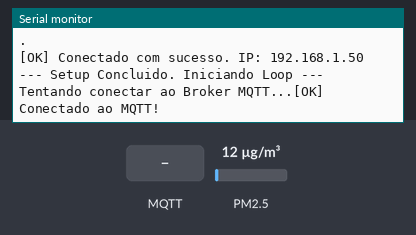
Bench run of a sketch on a simulated ESP32. Shown: the last lines printed to the serial monitor. Inputs (shaded band) come from the test bench; at power-on: PM2.5 12 µg/m³. WiFi joins after 1.5 s; servers stay silent unless stated; the local clock reads 2024-03-15 10:24:30 at power-on unless the sketch sets it; no MQTT or app messages arrive unless stated; not simulated (calls return 0 or success): secrets.h; names the files do not define were given values by the test bench: SECRET_MQTT_PORT = 1883.

Above: at 2.7 s.
2.8 s: MQTT message "1" arrives on the first subscribed topic
At 3.2 s:
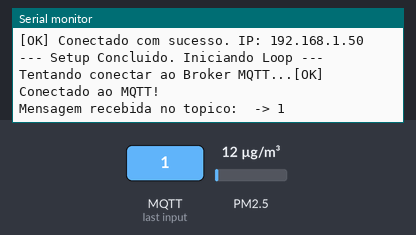
6.9 s: MQTT message "on" arrives on the first subscribed topic
At 7.4 s:
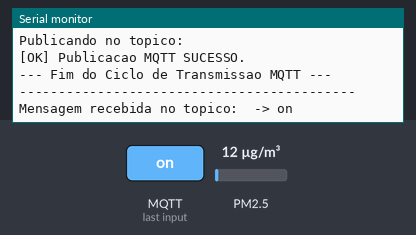
8.4 s: MQTT message "off" arrives on the first subscribed topic
At 9.6 s:
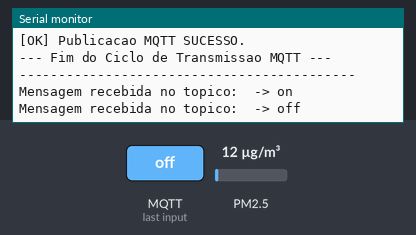
9.9 s: PM2.5 set to 6 µg/m³
At 12.2 s:
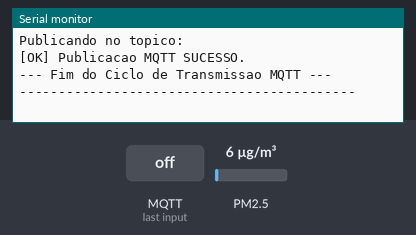

Measured:
- after the input at 2.8 s, the serial monitor: prints a new line at once (image 1)
- after the input at 6.9 s, the serial monitor: prints a new line at once (image 2)
- after the input at 8.4 s, the serial monitor: prints a new line at once (image 3)
- after the input at 9.9 s, the serial monitor: prints a new line after 1.7 s (image 4)

The sketch:

sensor_pm25.ino
```cpp
#include <WiFi.h>
#include <PubSubClient.h>
#include "time.h"
#include <ArduinoJson.h>
#include <PMS.h>
#include "secrets.h" /

// ----------------------------------------------------------------------------------
// --- DEFINIÇÃO DE ESTRUTURAS ---
// ----------------------------------------------------------------------------------

/**
 * @brief Estrutura para armazenar as medições do sensor (já calibradas).
 */
typedef struct {
  float pm25; // Concentração de PM2.5 em µg/m³
} Medidas_t;

/**
 * @brief Estrutura para armazenar as regras de calibração.
 */
struct Regra {
  float fator;
  float offset;
};

// ----------------------------------------------------------------------------------
// --- Regras de Conversão (Fator e Offset) ---
// ----------------------------------------------------------------------------------

// Variáveis constantes para calibração/ajuste dos dados
const Regra REGRA_PM25 = { .fator = 1, .offset = 0 };

/**
 * @brief Aplica o fator e o offset para corrigir/calibrar o valor lido.
 */
float converterValor(float valor_lido, const Regra& regra) {
  return (valor_lido * regra.fator) + regra.offset;
}

// ----------------------------------------------------------------------------------
// --- Variaveis Globais e Configuração de Hardware ---
// ----------------------------------------------------------------------------------
TaskHandle_t taskColeta;
TaskHandle_t taskMonWiFi;
SemaphoreHandle_t mutex;

Medidas_t med;
DynamicJsonDocument post(1024);

String mqttClientId;
String uid; // Armazena o MAC Address

// Configs do Wi-Fi (USANDO SECRETS.H)
const char* ssid = SECRET_SSID;
const char* pwd = SECRET_PWD;

// Configs do Servidor MQTT (USANDO SECRETS.H)
const char* mqtt_server = SECRET_MQTT_SERVER;
const int mqtt_port = SECRET_MQTT_PORT;
const char* mqtt_topic = SRECET_MQTT_TOPIC; // Tópico é público, pode ficar aqui

// Configs do servidor NTP (USANDO SECRETS.H)
const char* ntpServer = SECRET_NTP_SERVER;
long gmtOffset_sec = -3 * 3600;
int daylight_sec = 0;

time_t now;
struct tm timeinfo;

const long INTERVALO_ENVIO_MS = 5000;
unsigned long proxEnvio = 0;

WiFiClient wclient;
PubSubClient mqttClient(wclient);

// --- Configuração dos Pinos do Sensor PMSX003 ---
#define PMS_RX_PIN 23 // RX do ESP32
#define PMS_TX_PIN 19 // TX do ESP32

PMS pms(Serial2);
PMS::DATA pmsData;

/**
 * @brief Task de Coleta de Dados (Leitura Real do Sensor)
 * Roda no Core 0. Coleta dados, aplica conversão e armazena.
 */
void tColeta(void *pvParameters)
{
  Serial.println(">>> Task de Coleta de Dados Iniciada (Core 0)");

  while(true){

    if (pms.readUntil(pmsData, 100)) {

      if (xSemaphoreTake(mutex, portMAX_DELAY) == pdTRUE) {
        float raw_pm25 = pmsData.PM_AE_UG_2_5;
        med.pm25  = converterValor(raw_pm25, REGRA_PM25);

        xSemaphoreGive(mutex);
      }
    } else {
      Serial.println("[WARN] Falha ao ler o sensor PMS (pms.readUntil() falhou).");
    }

    vTaskDelay(pdMS_TO_TICKS(1000)); // Espera 1 segundo para a próxima leitura
  }
}

/**
 * @brief Tenta conectar o ESP32 ao Wi-Fi com tempo limite e diagnostico.
 */
void connectWiFi()
{
  Serial.print("Conectando o WiFI ");
  WiFi.begin(ssid, pwd);

  int cont = 0;
  while(WiFi.status() != WL_CONNECTED && cont < 60)
  {
    vTaskDelay(pdMS_TO_TICKS(500));
    Serial.print(".");
    cont++;
  }

  if (WiFi.status() == WL_CONNECTED) {
    Serial.println("");
    Serial.print("[OK] Conectado com sucesso. IP: ");
    Serial.println(WiFi.localIP());
  } else {
    Serial.println("");
    Serial.print("[FAIL] Falha na conexao apos tempo limite. Status do Wi-Fi: ");
    Serial.println(WiFi.status());
  }
}

/**
 * @brief Task Monitor de Internet
 */
void tMonWiFi(void *pvParameters)
{
  Serial.println(">>> Task Monitor de Internet Iniciada (Core 1)");
  while(true){
    if (WiFi.status() != WL_CONNECTED) {
      Serial.println("[FAIL] Wi-Fi desconectado. Tentando reconectar...");
      connectWiFi(); // Tenta reconectar
    }
    vTaskDelay(pdMS_TO_TICKS(30000));
  }
}

/**
 * @brief Sincroniza a hora usando o servidor NTP.
 */
void sincronizaTempo(void)
{
  Serial.print("Sincronizando tempo via NTP...");
  configTime(gmtOffset_sec, daylight_sec, ntpServer);

  // Tenta obter a hora com timeout de 10 segundos
  if (!getLocalTime(&timeinfo, 10000))
  {
    Serial.println("[FAIL] Erro ao acessar o servidor NTP.");
  }
  else
  {
    Serial.print("[OK] Data/Hora Configurada: ");
    Serial.println(&timeinfo, "%A, %d de %B de %Y %H:%M:%S");
  }
}

/**
 * @brief Tenta conectar ou reconectar ao Broker MQTT.
 */
void connectMqtt() {
  if (WiFi.status() != WL_CONNECTED) return;

  if (!mqttClient.connected()) {
    Serial.print("Tentando conectar ao Broker MQTT...");

    if (mqttClient.connect(mqttClientId.c_str())) {
      Serial.println("[OK] Conectado ao MQTT!");

      mqttClient.subscribe(mqtt_topic);
    } else {
      Serial.print("[FAIL] Falha na conexao MQTT. Estado: ");
      Serial.print(mqttClient.state());
      Serial.println(". Tentando novamente em 5s.");
    }
  }
}

/**
 * @brief Funcao Callback para mensagens MQTT recebidas (Assinatura)
 */
void callback(char* topic, byte* message, unsigned int length){
  String msg;
  Serial.print("Mensagem recebida no topico: ");
  Serial.print(topic);
  Serial.print(" -> ");

  for (int i = 0; i<length; i++){
    msg += (char)message[i];
  }
  Serial.println(msg);
}

/**
 * @brief Monta e serializa o JSON payload com base nas medidas e informações da estação.
 */
String montarJsonPayload(const Medidas_t& dados, const struct tm& timeinfo, const String& station_uid) {
    post.clear();

    char timeBuffer[20];
    strftime(timeBuffer, sizeof(timeBuffer), "%Y-%m-%d %H:%M:%S", &timeinfo);

    // Popula o objeto JSON
    post["uid"] = station_uid;
    post["unixtime"] = time(&now);
    post["timestamp"] = timeBuffer;
    post["pm25"] = dados.pm25;

    String json_payload;
    serializeJson(post, json_payload);

    return json_payload;
}

void setup() {
  randomSeed(analogRead(0));
  Serial.begin(115200);
  Serial.println("\n--- Inicializacao do Sistema ESP32 MQTT PMS ---");

  // Inicia a comunicação Serial2 com o sensor PMS
  Serial2.begin(9600, SERIAL_8N1, PMS_RX_PIN, PMS_TX_PIN);
  Serial.println("[OK] Serial2 para PMS inicializada nos pinos RX=23 e TX=19.");

  // 0. Configura o cliente MQTT
  mqttClient.setServer(mqtt_server, mqtt_port);
  mqttClient.setCallback(callback);

  // 1. Criacao do Mutex
  mutex = xSemaphoreCreateMutex();
  if (mutex == NULL) {
    Serial.println("Fatal Error: Erro ao criar o mutex");
    return;
  }

  // 2. Criacao da Task de Coleta (Core 0 - Leitura de Hardware)
  xTaskCreatePinnedToCore(
    tColeta,
    "TaskColeta",
    4096,
    NULL,
    2,
    &taskColeta,
    0
  );

  // 3. Inicializacao do Wi-Fi e Criacao da Task Monitor (Core 1 - Comunicação)
  WiFi.begin(ssid, pwd);

  xTaskCreatePinnedToCore(
    tMonWiFi,
    "MonitoraWiFi",
    4096,
    NULL,
    1,
    &taskMonWiFi,
    1
  );

  // 4. Conexao inicial, Obtenção do MAC e Sincronizacao do tempo
  connectWiFi();

  // BLOCO PARA OBTER O MAC ADDRESS (usado como UID)
  if (WiFi.status() == WL_CONNECTED) {
    uid = WiFi.macAddress();
    uid.replace(":", ""); // Remove os dois pontos do MAC
    mqttClientId = "PM25_" + uid;

    Serial.print("[INFO] UID da Estacao (MAC): ");
    Serial.println(uid);
    Serial.print("[INFO] Client ID MQTT: ");
    Serial.println(mqttClientId);
  } else {
    Serial.println("[WARN] Falha ao obter MAC/UID. Usando valor padrao...");
    uid = "MAC_NOT_FOUND";
    mqttClientId = "PM25_Default";
  }

  sincronizaTempo();

  proxEnvio = millis() + 5000; // Começa o ciclo de envio 5s após o setup

  Serial.println("--- Setup Concluido. Iniciando Loop ---");
}

void loop() {
  // 1. Garante que o cliente MQTT esteja conectado
  if (!mqttClient.connected()){
    connectMqtt();
  }

  // 2. Processa trafego MQTT (mantém a conexão viva e recebe mensagens)
  mqttClient.loop();

  // 3. Controle de tempo robusto para envios a cada INTERVALO_ENVIO_MS
  if (millis() >= proxEnvio) {

    Serial.println("\n-------------------------------------------");
    Serial.println("--- Inicio do Ciclo de Transmissao MQTT ---");

    // Sincroniza o tempo antes de cada envio para garantir o timestamp correto
    sincronizaTempo();

    // 4. Montagem do JSON
    String json_payload;

    // Trava o Mutex para leitura segura
    if (xSemaphoreTake(mutex, pdMS_TO_TICKS(100)) == pdTRUE) { // Espera max 100ms

      // CHAMADA DA FUNÇÃO QUE MONTA O JSON
      json_payload = montarJsonPayload(med, timeinfo, uid);

      xSemaphoreGive(mutex);
    } else {
      Serial.println("Mutex error. Skip send. A tarefa de coleta pode estar travada.");
      proxEnvio = millis() + 5000;
      return;
    }

    Serial.print("JSON a ser enviado: ");
    Serial.println(json_payload);

    // 5. Transmissao MQTT
    if (mqttClient.connected()) {
      Serial.print("Publicando no topico: ");
      Serial.println(mqtt_topic);

      if (mqttClient.publish(mqtt_topic, json_payload.c_str())) {
        Serial.println("[OK] Publicacao MQTT SUCESSO.");
      } else {
        Serial.print("[FAIL] Publicacao MQTT FALHOU. Codigo: ");
        Serial.println(mqttClient.state());
      }
    } else {
      Serial.println("[FAIL] Nao e possivel publicar: Cliente MQTT desconectado.");
    }

    // Atualiza o tempo para o proximo envio
    proxEnvio = millis() + INTERVALO_ENVIO_MS;
    Serial.println("--- Fim do Ciclo de Transmissao MQTT ---");
    Serial.println("-------------------------------------------");
  }

  delay(10);
}
```
